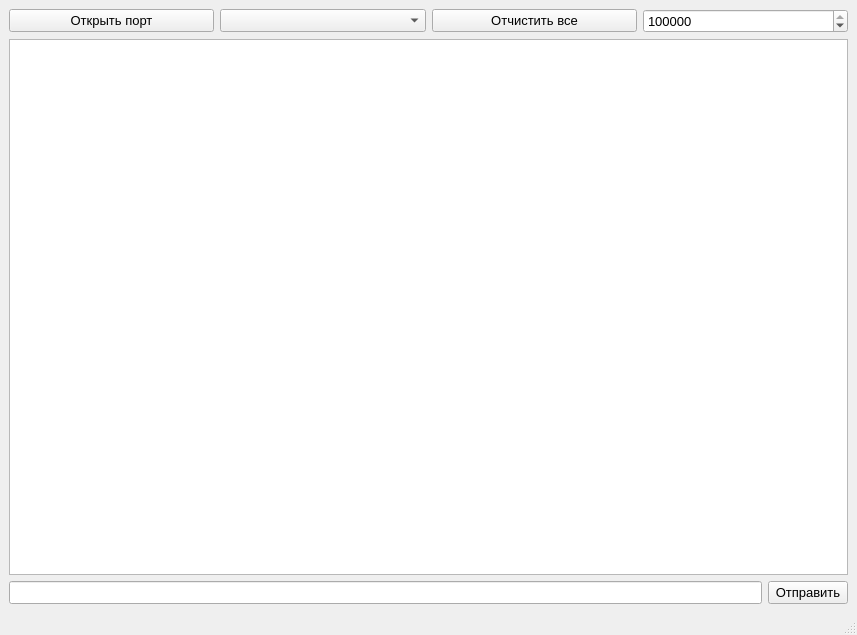
<?xml version="1.0" encoding="UTF-8"?>
<ui version="4.0">
 <class>MainWindow</class>
 <widget class="QMainWindow" name="MainWindow">
  <property name="geometry">
   <rect>
    <x>0</x>
    <y>0</y>
    <width>857</width>
    <height>635</height>
   </rect>
  </property>
  <property name="windowTitle">
   <string>MainWindow</string>
  </property>
  <widget class="QWidget" name="centralwidget">
   <layout class="QHBoxLayout" name="horizontalLayout_4">
    <item>
     <layout class="QVBoxLayout" name="verticalLayout_2">
      <item>
       <layout class="QVBoxLayout" name="verticalLayout">
        <item>
         <layout class="QHBoxLayout" name="horizontalLayout">
          <item>
           <widget class="QPushButton" name="pbOpen">
            <property name="font">
             <font>
              <pointsize>10</pointsize>
             </font>
            </property>
            <property name="text">
             <string>Открыть порт</string>
            </property>
           </widget>
          </item>
          <item>
           <widget class="uart" name="cmbxComPort">
            <property name="font">
             <font>
              <pointsize>10</pointsize>
             </font>
            </property>
           </widget>
          </item>
          <item>
           <widget class="QPushButton" name="cleabutt">
            <property name="font">
             <font>
              <pointsize>10</pointsize>
             </font>
            </property>
            <property name="text">
             <string>Отчистить все</string>
            </property>
           </widget>
          </item>
          <item>
           <widget class="QSpinBox" name="sbxBaudrate">
            <property name="font">
             <font>
              <pointsize>10</pointsize>
             </font>
            </property>
            <property name="toolTip">
             <string>&lt;html&gt;&lt;head/&gt;&lt;body&gt;&lt;p&gt;&lt;br/&gt;&lt;/p&gt;&lt;/body&gt;&lt;/html&gt;</string>
            </property>
            <property name="whatsThis">
             <string>&lt;html&gt;&lt;head/&gt;&lt;body&gt;&lt;p&gt;&lt;br/&gt;&lt;/p&gt;&lt;/body&gt;&lt;/html&gt;</string>
            </property>
            <property name="minimum">
             <number>4800</number>
            </property>
            <property name="maximum">
             <number>115200</number>
            </property>
            <property name="singleStep">
             <number>100</number>
            </property>
            <property name="value">
             <number>115200</number>
            </property>
           </widget>
          </item>
         </layout>
        </item>
        <item>
         <widget class="QPlainTextEdit" name="plainTextEdit">
          <property name="font">
           <font>
            <pointsize>12</pointsize>
           </font>
          </property>
          <property name="readOnly">
           <bool>true</bool>
          </property>
         </widget>
        </item>
       </layout>
      </item>
      <item>
       <layout class="QHBoxLayout" name="horizontalLayout_3">
        <item>
         <layout class="QHBoxLayout" name="horizontalLayout_2">
          <item>
           <widget class="QLineEdit" name="linebyte">
            <property name="font">
             <font>
              <pointsize>10</pointsize>
             </font>
            </property>
           </widget>
          </item>
          <item>
           <widget class="QPushButton" name="pushButton">
            <property name="font">
             <font>
              <pointsize>10</pointsize>
             </font>
            </property>
            <property name="text">
             <string>Отправить</string>
            </property>
           </widget>
          </item>
         </layout>
        </item>
       </layout>
      </item>
     </layout>
    </item>
   </layout>
  </widget>
  <widget class="QMenuBar" name="menubar">
   <property name="geometry">
    <rect>
     <x>0</x>
     <y>0</y>
     <width>857</width>
     <height>25</height>
    </rect>
   </property>
  </widget>
  <widget class="QStatusBar" name="statusbar"/>
 </widget>
 <customwidgets>
  <customwidget>
   <class>uart</class>
   <extends>QComboBox</extends>
   <header>uart.h</header>
  </customwidget>
 </customwidgets>
 <resources/>
 <connections/>
</ui>
